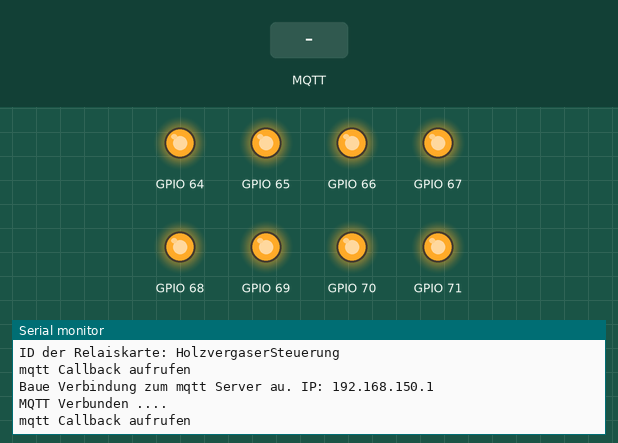
The program below on a simulated ESP8266 (Wemos D1 mini). On the bench: output pins drawn as LEDs (lit = HIGH), the last lines printed to the serial monitor. The test bench sets the inputs (shaded band). WiFi joins after 1.5 s; servers stay silent unless stated; random numbers use the default seed unless the program sets one; no MQTT or app messages arrive unless stated.

Above: at 2.8 s.
2.9 s: MQTT message "on" arrives on the first subscribed topic
At 4.1 s:
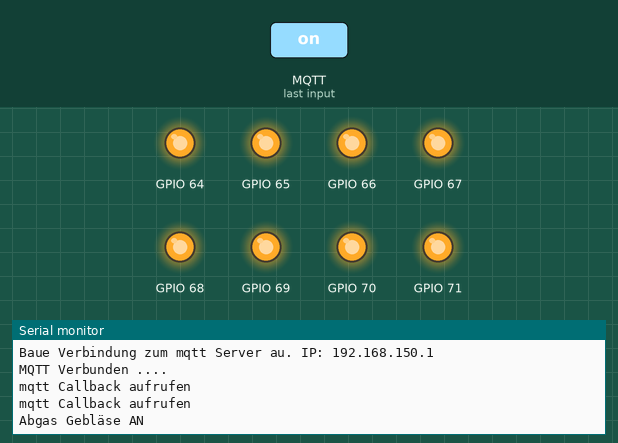
5.1 s: MQTT message "off" arrives on the first subscribed topic
At 6.4 s:
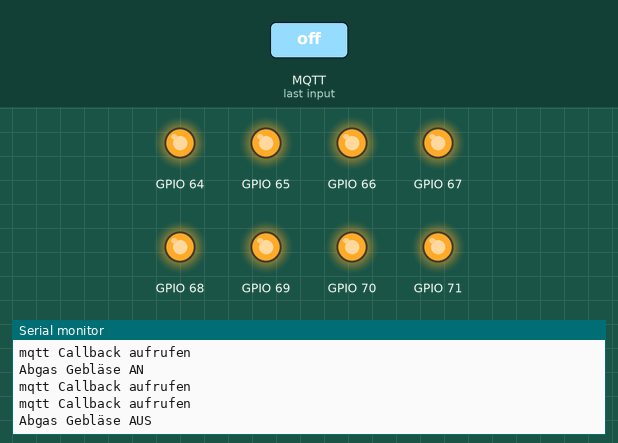
7.1 s: MQTT message "on" arrives on the second subscribed topic
At 8.4 s:
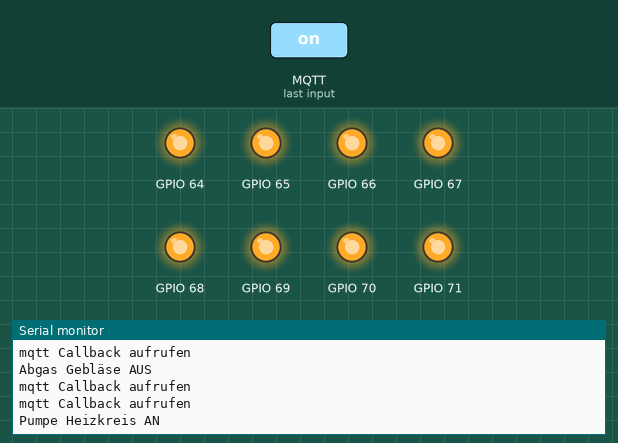

The program:

main.cpp
```cpp
#include <Arduino.h>
#include <SPI.h>
#include <ESP8266WiFi.h>
#include <PubSubClient.h>
#include <PCF8574.h>
#include <OneWire.h>
#include <DallasTemperature.h>

/////////////////////////////////////////////////////////////////////////// Funktionsprototypen
void loop                       ();
void wifi_setup                 ();
void callback                   (char* topic, byte* payload, unsigned int length);
void reconnect                  ();
void temp_messen                ();
void mqbstt_callback_aufrufen   ();

//////////////////////////////////////////////////////////////////////////// PCF8574 Adresse
PCF8574 pcf8574(0x20);
// Wemso SDA und SDC Pins

/////////////////////////////////////////////////////////////////////////// Schleifen verwalten
unsigned long previousMillis_temp_messen = 0; // Spannung Messen
unsigned long interval_temp_messen = 10000;

unsigned long previousMillis_mqtt_callback = 0; // Spannung Messen
unsigned long interval_mqtt_callback = 1000;

/////////////////////////////////////////////////////////////////////////// mqtt variable
char msgToPublish[60];
char stgFromFloat[10];
char textTOtopic[60];
const char* kartenID = "HolzvergaserSteuerung";

/////////////////////////////////////////////////////////////////////////// WIRE Bus
#define ONE_WIRE_BUS D5
OneWire oneWire(ONE_WIRE_BUS);
DallasTemperature sensors(&oneWire);

/////////////////////////////////////////////////////////////////////////// Temp. Sensor HEX zuweisen
DeviceAddress temp_abgas         = { 0x28, 0xAA, 0x6C, 0x90, 0x16, 0x13, 0x02, 0xC2 };
const char* topic_temp_abgas     = "Heizung/Holzvergaser/temp/abgas";

DeviceAddress temp_kessel         = { 0x28, 0xAA, 0x6C, 0x90, 0x16, 0x13, 0x02, 0xC2 };
const char* topic_temp_kessel     = "Heizung/Holzvergaser/temp/kessel";

DeviceAddress temp_rl            = { 0x28, 0xAA, 0x6C, 0x90, 0x16, 0x13, 0x02, 0xC2 };
const char* topic_temp_rl        = "Heizung/Holzvergaser/temp/ruecklauf";

DeviceAddress temp_vl            = { 0x28, 0xAA, 0x6C, 0x90, 0x16, 0x13, 0x02, 0xC2 };
const char* topic_temp_vl        = "Heizung/Holzvergaser/temp/vorlauf";


WiFiClient espClient;
PubSubClient client(espClient);

/////////////////////////////////////////////////////////////////////////// wifi daten
const char* ssid = "GuggenbergerLinux";
const char* password = "Isabelle2014samira";
const char* mqtt_server = "192.168.150.1";

/////////////////////////////////////////////////////////////////////////// Callback
void callback(char* topic, byte* payload, unsigned int length) {

    if (strcmp(topic,"Heizung/Holzvergaser/geblaese/IN")==0) {

        // Kanal A
        if ((char)payload[0] == 'o' && (char)payload[1] == 'n') {
                 Serial.println("Abgas Gebläse AN");
                 //digitalWrite(relais_A, !HIGH);
                 //client.publish("Relaiskarte_0003/OUT/A","on");
                delay(100);
              }

        if ((char)payload[0] == 'o' && (char)payload[1] == 'f' && (char)payload[2] == 'f') {
                 Serial.println("Abgas Gebläse AUS");
                 //digitalWrite(relais_A, !LOW);
                 //client.publish("Relaiskarte_0003/OUT/A","off");
                delay(100);
              }
      }

    if (strcmp(topic,"Heizung/Holzvergaser/pumpe/heizkreis/IN")==0) {

        // Kanal A
        if ((char)payload[0] == 'o' && (char)payload[1] == 'n') {
                 Serial.println("Pumpe Heizkreis AN");
                 //digitalWrite(relais_A, !HIGH);
                 //client.publish("Relaiskarte_0003/OUT/A","on");
                delay(100);
              }

        if ((char)payload[0] == 'o' && (char)payload[1] == 'f' && (char)payload[2] == 'f') {
                 Serial.println("Pumpe Heizkreis AUS");
                 //digitalWrite(relais_A, !LOW);
                 //client.publish("Relaiskarte_0003/OUT/A","off");
                delay(100);
              }
      }


}

/////////////////////////////////////////////////////////////////////////// Reconnect
void reconnect() {
  // Loop until we're reconnected
  while (!client.connected()) {
    Serial.print("Baue Verbindung zum mqtt Server au. IP: ");
    Serial.print(mqtt_server);
    Serial.println("");
    // Create a random client ID
    String clientId = "HolzvergaserSteuerung-";
    clientId += String(random(0xffff), HEX);
    // Attempt to connect
    if (client.connect(clientId.c_str())) {
      Serial.println("MQTT Verbunden ....");
      // ... and resubscribe
      client.subscribe("Heizung/Holzvergaser/geblaese/IN");
      client.subscribe("Heizung/Holzvergaser/pumpe/heizkreis/IN");


    } else {
      Serial.print("failed, rc=");
      Serial.print(client.state());
      Serial.println(" try again in 5 seconds");
      // Wait 5 seconds before retrying
      delay(5000);
    }
  }
}

/////////////////////////////////////////////////////////////////////////// SETUP - Wifi
void wifi_setup() {
// Verbindung zum WiFI aufbauen

  Serial.print("Verbindung zu SSID -> ");
  Serial.println(ssid);

  WiFi.begin(ssid, password);

  while (WiFi.status() != WL_CONNECTED) {
    delay(200);
    Serial.print(".");
  }
  Serial.println("");
  Serial.println("Erfolgreich mit dem WiFi verbunden!");
  Serial.print("DHCP Adresse der Relaikarte : ");
  Serial.println(WiFi.localIP());
  Serial.print("ID der Relaiskarte: ");
  Serial.println(kartenID);
}

/////////////////////////////////////////////////////////////////////////// SETUP
void setup() {

//*********************************************** MQTT Broker
  client.setServer(mqtt_server, 1883);
  client.setCallback(callback);

//*********************************************** Serielle Kommunikation starten
  Serial.begin(115200);


//*********************************************** Wifi Setup
wifi_setup();

//*********************************************** pcf8574
  pcf8574.pinMode(P0, OUTPUT);
  pcf8574.pinMode(P1, OUTPUT);
  pcf8574.pinMode(P2, OUTPUT);
  pcf8574.pinMode(P3, OUTPUT);
  pcf8574.pinMode(P4, OUTPUT);
  pcf8574.pinMode(P5, OUTPUT);
  pcf8574.pinMode(P6, OUTPUT);
  pcf8574.pinMode(P7, OUTPUT);
  pcf8574.begin();

  //*********************************************** Relais OFF
pcf8574.digitalWrite(P0, !LOW);
pcf8574.digitalWrite(P1, !LOW);
pcf8574.digitalWrite(P2, !LOW);
pcf8574.digitalWrite(P3, !LOW);
pcf8574.digitalWrite(P4, !LOW);
pcf8574.digitalWrite(P5, !LOW);
pcf8574.digitalWrite(P6, !LOW);
pcf8574.digitalWrite(P7, !LOW);

}

/////////////////////////////////////////////////////////////////////////// Temperatur auslesen
void temp_messen() {

  // Kessel Temp
/*
  int currentTemp2 = sensors.getTempC(temp_kollektor);
  dtostrf(currentTemp2, 4, 2, stgFromFloat);

   if ((currentTemp2 == -127)||(currentTemp2 == 85))  {
     }
    else
        {

        sprintf(msgToPublish, "%s", stgFromFloat);
        sprintf(textTOtopic, "%s", topic_kollektor);
        client.publish(textTOtopic, msgToPublish);
        }
*/
  sprintf(textTOtopic, "%s", topic_temp_abgas);
  client.publish(textTOtopic, "11");

  // Vorlauf Temp
  sprintf(textTOtopic, "%s", topic_temp_kessel);
  client.publish(textTOtopic, "22");
  // Rücklauf Temp
  sprintf(textTOtopic, "%s", topic_temp_rl);
  client.publish(textTOtopic, "33");
  // Abgas Temp
  sprintf(textTOtopic, "%s", topic_temp_vl);
  client.publish(textTOtopic, "44");
}

/////////////////////////////////////////////////////////////////////////// mqtt Callback aufrufen
void mqtt_callback_aufrufen() {
  if (!client.connected()) {
    reconnect();
  }
  client.loop();
}

/////////////////////////////////////////////////////////////////////////// LOOP
void loop() {

   //++++++++++++++++++++++++++++++++++++++++++++++++++++++++++++++++++++++++ mqtt Callback aufrufen
  if (millis() - previousMillis_mqtt_callback> interval_mqtt_callback) {
      previousMillis_mqtt_callback= millis();
      // Prüfen der Panelenspannung
      Serial.println("mqtt Callback aufrufen");
      mqtt_callback_aufrufen();
    }


  //++++++++++++++++++++++++++++++++++++++++++++++++++++++++++++++++++++++++ Temperatur messen
  if (millis() - previousMillis_temp_messen > interval_temp_messen) {
      previousMillis_temp_messen= millis();
      // Prüfen der Panelenspannung
      Serial.println("Temperatur messen");
      temp_messen();
    }


}
```

Measured:
- after the input at 2.9 s, the serial monitor: prints a new line after 0.71 s (image 1)
- after the input at 5.1 s, the serial monitor: prints a new line after 0.52 s (image 2)
- after the input at 7.1 s, the serial monitor: prints a new line after 0.52 s (image 3)
